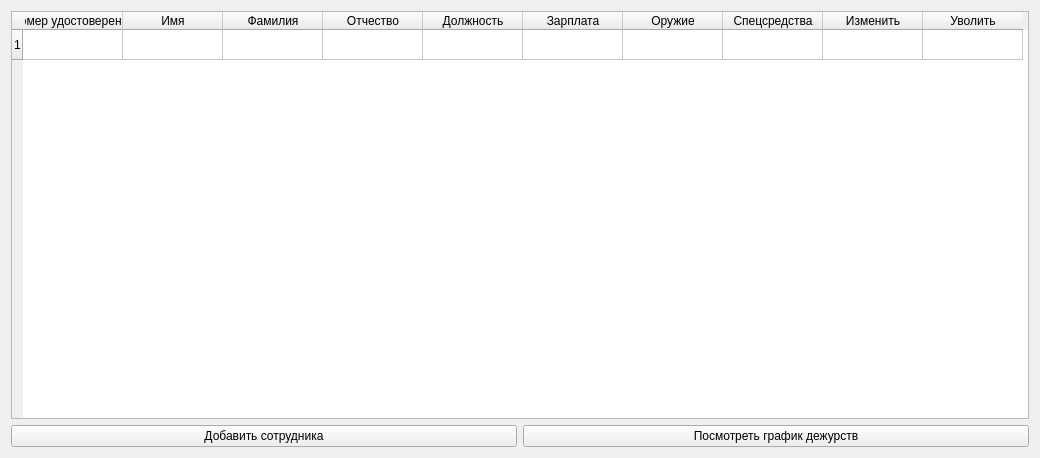
<?xml version="1.0" encoding="UTF-8"?>
<ui version="4.0">
 <class>Employeers</class>
 <widget class="QWidget" name="Employeers">
  <property name="geometry">
   <rect>
    <x>0</x>
    <y>0</y>
    <width>1040</width>
    <height>458</height>
   </rect>
  </property>
  <property name="windowTitle">
   <string>Управление персоналом</string>
  </property>
  <layout class="QGridLayout" name="gridLayout">
   <item row="3" column="0">
    <widget class="QPushButton" name="pushButtonAddEmployee">
     <property name="mouseTracking">
      <bool>false</bool>
     </property>
     <property name="autoFillBackground">
      <bool>false</bool>
     </property>
     <property name="text">
      <string>Добавить сотрудника</string>
     </property>
     <property name="autoRepeat">
      <bool>true</bool>
     </property>
     <property name="autoExclusive">
      <bool>true</bool>
     </property>
    </widget>
   </item>
   <item row="1" column="0" colspan="2">
    <widget class="QTableWidget" name="tableWidget">
     <property name="sortingEnabled">
      <bool>true</bool>
     </property>
     <property name="wordWrap">
      <bool>true</bool>
     </property>
     <property name="rowCount">
      <number>1</number>
     </property>
     <row/>
     <column>
      <property name="text">
       <string>Номер удостоверения</string>
      </property>
      <property name="font">
       <font>
        <hintingpreference>PreferFullHinting</hintingpreference>
       </font>
      </property>
     </column>
     <column>
      <property name="text">
       <string>Имя</string>
      </property>
     </column>
     <column>
      <property name="text">
       <string>Фамилия</string>
      </property>
     </column>
     <column>
      <property name="text">
       <string>Отчество</string>
      </property>
     </column>
     <column>
      <property name="text">
       <string>Должность</string>
      </property>
     </column>
     <column>
      <property name="text">
       <string>Зарплата</string>
      </property>
     </column>
     <column>
      <property name="text">
       <string>Оружие</string>
      </property>
     </column>
     <column>
      <property name="text">
       <string>Спецсредства</string>
      </property>
     </column>
     <column>
      <property name="text">
       <string>Изменить</string>
      </property>
     </column>
     <column>
      <property name="text">
       <string>Уволить</string>
      </property>
     </column>
    </widget>
   </item>
   <item row="3" column="1">
    <widget class="QPushButton" name="pushButtonSchedule">
     <property name="mouseTracking">
      <bool>false</bool>
     </property>
     <property name="autoFillBackground">
      <bool>false</bool>
     </property>
     <property name="text">
      <string>Посмотреть график дежурств</string>
     </property>
     <property name="autoRepeat">
      <bool>true</bool>
     </property>
     <property name="autoExclusive">
      <bool>true</bool>
     </property>
    </widget>
   </item>
  </layout>
 </widget>
 <resources/>
 <connections/>
</ui>
